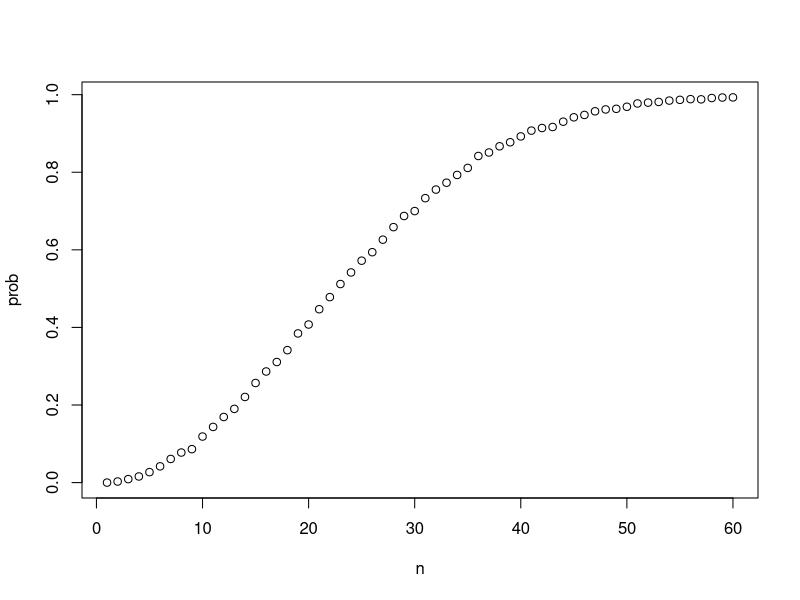
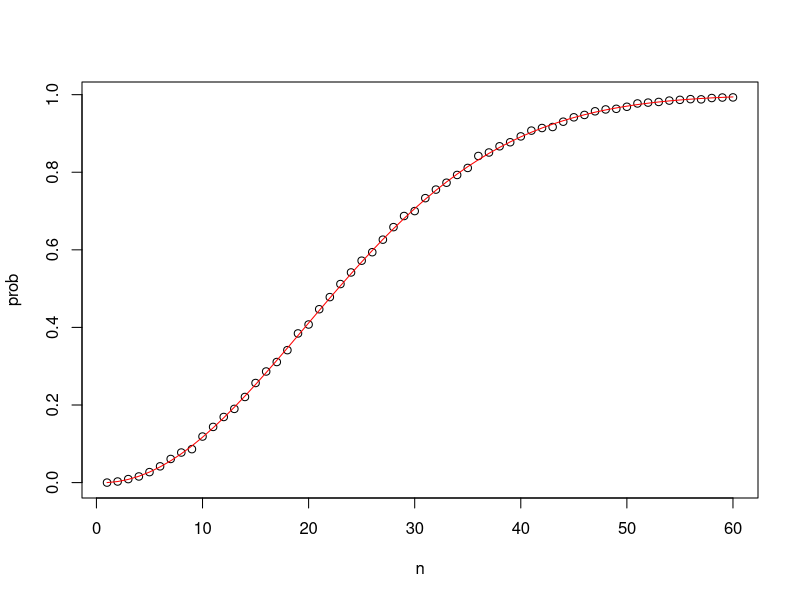

Generate these figures, in order, with R:
##Code1: Function for birthday problem Monte Carlo simulations
# function to calculate probability of shared bdays across n people
compute_prob <- function(n, B = 10000) {
  same_day <- replicate(B, {
    bdays <- sample(1:365, n, replace = TRUE)
    any(duplicated(bdays))
  })
  mean(same_day)
}

n <- seq(1, 60)
prob <- sapply(n, compute_prob)    # element-wise application of compute_prob to n
plot(n, prob)

##-------------------------------------------------------------

##Code2: Computing birthday problem probabilities with sapply
# function for computing exact probability of shared birthdays for any n
exact_prob <- function(n){
  prob_unique <- seq(365, 365-n+1)/365   # vector of fractions for mult. rule
  1 - prod(prob_unique)    # calculate prob of no shared birthdays and subtract from 1
}

# applying function element-wise to vector of n values
eprob <- sapply(n, exact_prob)

# plotting Monte Carlo results and exact probabilities on same graph
plot(n, prob)    # plot Monte Carlo results
lines(n, eprob, col = "red")    # add line for exact prob